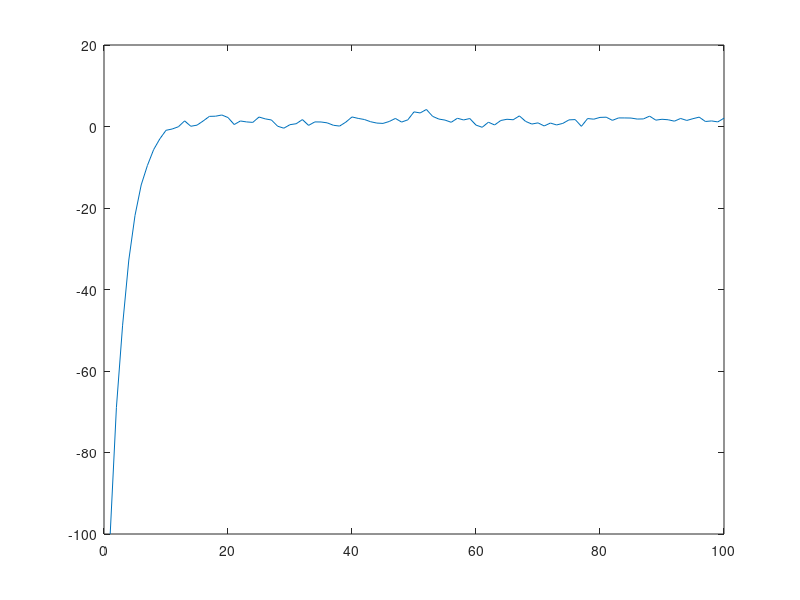

Source code (MATLAB): (Note: this script raises an error after producing the figure.)


%%% Q1
n=500;
phi=0.5;
sigma_sq=0.6;
x = zeros(n,1); %initialize
epsilon = sqrt(sigma_sq)*randn(n,1); %generate a vector epsilon size n with variance 0.6
x(1)=epsilon(1); % the starting condition is the first term of the error term

% a) Generating with a for loop
for t=2:n
	x(t)= phi*x(t-1) + epsilon(t);
end

%plot(x)
disp('mean of the process is');
disp(mean(x));
disp('variance of the process is');
disp(std(x)^2);

% b) Generating using the filter function
% The MA part is 1 and the coefficient of the AR part are in the second input of the function filter.

b=[1 -phi];
y=filter(1,b,epsilon);

disp('mean of the process is')
disp(mean(y));
disp('actual variance is');
disp(std(y)^2);
%figure;autocorr(y)

%theoretical variance of our AR(1) process
disp('theoretical variance is');
disp(sigma_sq/(1-phi^2));
plot(x)

%% Q2 
clear

n=500;
phi=0.7;
sigma_sq=0.5;
omega=2; % desired mean
mu=(1-phi)*omega; %define a constant term
x = zeros(n,1); %initialize
epsilon = sqrt(sigma_sq)*randn(n,1); %generate a vector epsilon size n with variance 0.6
x(1)=-100; % starting condition

% Generating with a for loop the AR(1) process
for t=2:n
	x(t)= mu + phi*x(t-1) + epsilon(t);
end

plot(x(1:100))
disp("new")
disp(mean(x))
disp(std(x)^2)
%figure;autocorr(x)

%unconditional variance of our AR(1) process
disp(sigma_sq/(1-phi^2))

%% Q3 

clear

n=500;
theta=0.5;
sigma_sq=0.4;
x = zeros(n,1); %initialize
epsilon = sqrt(sigma_sq)*randn(n,1); %generate a vector epsilon size n with variance 0.4
x(1)=epsilon(1);

% a) Generating with a for loop
for t=2:n
	x(t)= theta*epsilon(t-1) + epsilon(t);
end

%plot(x)
disp(mean(x))
disp(std(x)^2)

% b) Generating using the filter function
b=[1 theta];
y=filter(b,1,epsilon);

disp(mean(y))
disp(std(y)^2)
%figure;autocorr(y)

%theoretical variance of our MA(1) process
disp(sigma_sq*(1+theta^2))


%% Q5
clear
T = 300;
phi = 0.4;
sigma_sq = 1;

simu = 1000;
coeff = 0;
t_stat = 0;
for t = 1:simu
    y = 0;
    for i = 1:T
        y(i+1) = y(i)*phi + sqrt(sigma_sq)*randn(1);
    end
    y=y.';
    [beta,res,cov_b] = regression(y(2:end), y(1:end-1));
    
    coeff(t) = beta(1);
    t_stat(t) = beta(1)/(cov_b(1,1)^.5);
end
sum(abs(t_stat)>1.96)/simu;

%% Q6

T = 250;
theta = 0.4;

simu = 1000;
coeff = 0;
t_stat = 0;
for t = 1:simu
    y = 0;
    eps = 0;
    for i = 1:T
        eps(i+1) = randn(1);
        y(i+1) = 0.4*eps(i) + eps(i+1);
    end
    y=y.';
    [beta,res,cov_b] = regression(y(2:end),y(1:end-1));
    
    coeff(t) = beta;
end
disp('theoretical mean is')
disp(theta/(1+theta^2))
disp('mean of the AR(1) coefficient is');
disp(mean(coeff));
disp('std of the AR(1) coefficient is');
disp(std(coeff));
histogram(coeff)



T = 2500;
theta = 0.4;

simu = 1000;
coeff = 0;
t_stat = 0;
for t = 1:simu
    y = 0;
    eps = 0;
    for i = 1:T
        eps(i+1) = randn(1);
        y(i+1) = 0.4*eps(i) + eps(i+1);
    end
    y=y.';
    [beta,res,cov_b] = regression(y(2:end),y(1:end-1));
    
    coeff(t) = beta;
end
disp('theoretical mean is')
disp(theta/(1+theta^2))
disp('mean of the AR(1) coefficient is');
disp(mean(coeff));
disp('std of the AR(1) coefficient is');
disp(std(coeff));
histogram(coeff)

%% Q7

T = 250;
phi = 1;

simu = 2500;
coeff = 0;
coeff2 = 0;
t_stat = 0;
t_stat2 = 0;
for t = 1:simu
    y = 0;
    for i = 1:T
        y(i+1) = y(i)*phi + randn(1);
    end
    y=y.';
    y1 = y(2:end);
    y2 = y(1:end-1);
    [beta,res,cov_b] = regression(y1,[ones(size(y1,1),1) y2]);
    [beta2, res2, cov_b2] = regression(diff(y),[ones(size(y2,1),1) y2]);
    coeff(t) = beta(2);
    t_stat(t) = (beta(2) - phi)/(cov_b(2,2)^.5);
    coeff2(t) = beta2(2);
    t_stat2(t) = beta2(2)/(cov_b2(2,2)^.5);
    
end


h1 =histogram(t_stat2);title('Histogram for a');
h1.Normalization = 'probability';
h1.BinWidth = 0.1;

%-----------------------------------
sum(abs(t_stat2)>1.96)/simu;
skewness(y)
%-----------------------------------
disp('theorical DF at 1% and 5% without a trend')
disp([-3.43	-2.86])
disp('Empirical percentiles at 1% and 5%')
disp([prctile(t_stat2,1) prctile(t_stat2,5)])

%% Q7

T = 250;
phi = 1;
ssr2 = 0;
ssr3 = 0;
simu = 10000;
coeff = 0;
coeff2 = 0;
t_stat = 0;
t_stat2 = 0;
f = 0;
resq =0;
for t = 1:simu
    y = 0;
    for i = 1:T
        y(i+1) = 0.05 + y(i)*phi + randn(1);
    end
    y=y.';
    y1 = y(2:end);
    y2 = y(1:end-1);
    [beta,res,cov_b] = regression(y1,[ones(size(y1,1),1) y2]);
    [beta2, res2, cov_b2] = regression(diff(y),[ones(size(y2,1),1) y2]);
    coeff(t) = beta(2);
    t_stat(t) = (beta(2) - phi)/(cov_b(2,2)^.5);
    coeff2(t) = beta2(2);
    t_stat2(t) = beta2(2)/(cov_b2(2,2)^.5);
    ssr2(t) = sum(res2.^2);
    ssr3(t) = sum(diff(y).^2);
    f(t) = ((ssr3(t) - ssr2(t))/2)/(ssr3(t)/(250-2));
   
end


histogram(t_stat2)
prctile(t_stat2,1)
prctile(t_stat2,5)
%-----
sum(f>4.71)/simu;
%----

h1 =histogram(f);title('Histogram for f');
h1.Normalization = 'probability';
h1.BinWidth = 0.01;


%----------------------
% POINT C
T=250;
simu=1000;
a=0.5;
g=.04;
time = (1:T)';
f = 0;
ssr2=0;
ssr3=0;
%z=0
for t=1:simu
    y=0;
    epsilon=sqrt(2)*randn(T);
    y(1)=epsilon(1);
    for j=2:T
        y(j)=a+g*j+epsilon(j-1);
    end
    y = y.';
    y1 = y(2:end);
    y2 = y(1:end-1);
    [beta,res,cov_b] = regression(y1,[ones(size(y1,1),1) y2]);
    [beta2, res2, cov_b2] = regression(diff(y),[ones(size(y2,1),1) y2 time(2:end)]);
    ssr2(t) = sum(res2.^2);
    ssr3(t) = sum(diff(y).^2);
    f(t) = ((ssr3(t) - ssr2(t))/3)/(ssr3(t)/(250-3));
   
end
sum(f>4.88)/simu;
    